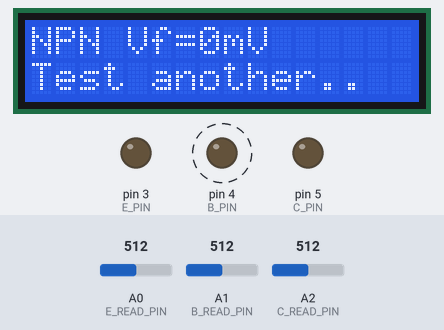
Recording of a sketch running on a simulated Arduino Uno, built with avr-gcc and run on an emulated ATmega328P. Shown: 16×2 character LCD, output pins drawn as LEDs (lit = HIGH). Dashed ring = blinking. The test bench sets the inputs (shaded band); at power-on: A1 (B_READ_PIN) = 512, A0 (E_READ_PIN) = 512, A2 (C_READ_PIN) = 512.

Above: at 0.2 s.
1.3 s: A1 (B_READ_PIN) set to 989
At 2.9 s:
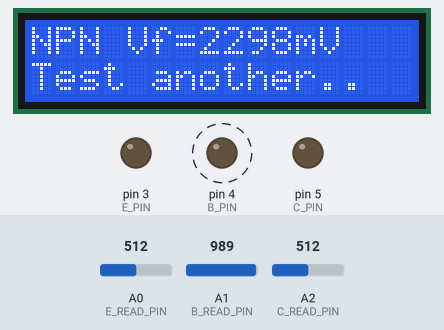
4.9 s: A1 (B_READ_PIN) set to 1016
At 6.5 s:
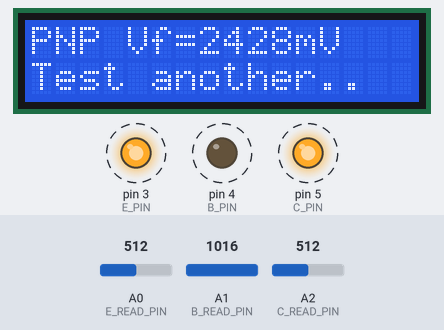
8.3 s: A0 (E_READ_PIN) set to 716
At 10.2 s:
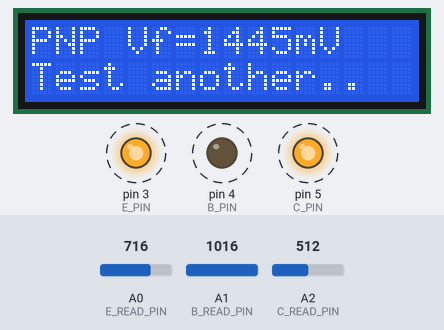
10.9 s: A0 (E_READ_PIN) set to 900
At 12.6 s:
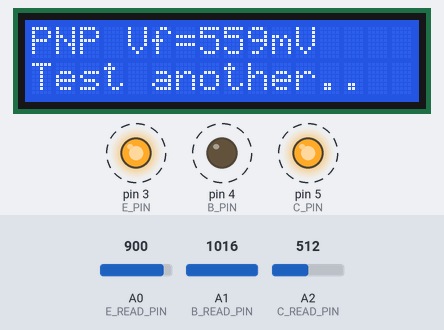
13.3 s: A1 (B_READ_PIN) set to 1023
At 15.0 s:
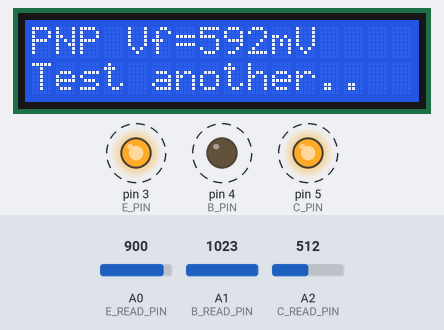
15.7 s: A1 (B_READ_PIN) set to 900
At 17.4 s:
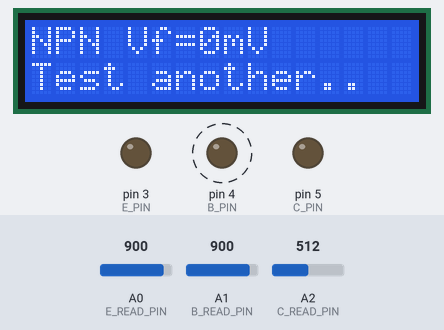
Timing chart, 0 to 20.2 s (numbered marks = the images above; inputs shaded):
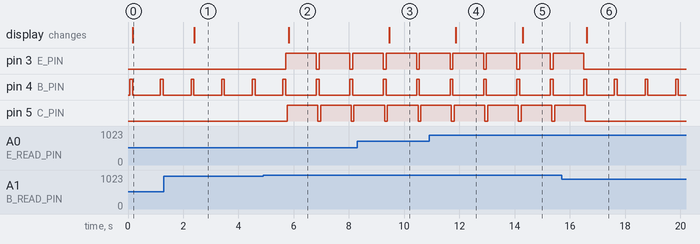

Measured:
- the behaviour switches between 1000 and 1001 on A1 (B_READ_PIN) (found by bisection; images 1 and 2)
- after the input at 1.3 s, the display: changes after 1.1 s (image 1)
- after the input at 4.9 s, pin 3 (E_PIN): alternates HIGH for 1.1 s and LOW for 0.10 s, starting after 0.81 s; pin 5 (C_PIN): alternates HIGH for 1.1 s and LOW for 0.10 s, starting after 0.86 s; the display: changes after 0.92 s (image 2)
- after the input at 8.3 s, the display: changes after 1.1 s (image 3)
- after the input at 10.9 s, the display: changes after 0.97 s (image 4)
- after the input at 13.3 s, the display: changes after 0.99 s (image 5)
- after the input at 15.7 s, pin 3 (E_PIN): goes on until 16.5 s, then stays LOW; pin 5 (C_PIN): goes on until 16.6 s, then stays LOW; the display: changes after 0.91 s (image 6)
- by itself, pin 4 (B_PIN): alternates HIGH for 0.10 s and LOW for 1.0 s

The sketch:

TransistorTester.ino
```cpp
/*

  TransistorTester
  Tests NPN and PNP transistors with LCD output.

  For info and circuit diagrams see https://github.com/tardate/LittleArduinoProjects/tree/main/Electronics101/TransistorTester

 */

#include <LiquidCrystal.h>

#define VREF_MV 4930    // actual reference voltage of the board, in mV

#define E_PIN 3
#define B_PIN 4
#define C_PIN 5
#define E_READ_PIN A0
#define B_READ_PIN A1
#define C_READ_PIN A2

#define SETTLE_DELAY 50

// initialize the library with the numbers of the interface pins
LiquidCrystal lcd(6, 7, 9, 10, 11, 12);

void setup() {
  lcd.begin(16, 2); // set up the LCD's number of columns and rows
  setWaiting();
}

void loop() {
  testForNPN() || testForPNP() || setFailedResult();
  delay(1000);
}

/*
  Run test to see if we have an NPN BJT present
 */
boolean testForNPN() {
  int ebaseReading;
  int cbaseReading;
  int emitterReading;
  int collectorReading;
  int bemV;
  int bcmV;

  Serial.println("testForNPN");
  // power the Base
  pinMode(B_PIN,OUTPUT);
  digitalWrite(B_PIN, HIGH);

  // test B->E
  pinMode(E_PIN,OUTPUT);
  digitalWrite(E_PIN, LOW);
  delay(SETTLE_DELAY);
  ebaseReading = analogRead(B_READ_PIN);
  emitterReading = analogRead(E_READ_PIN);
  pinMode(E_PIN,INPUT);

  // test B->C
  pinMode(C_PIN,OUTPUT);
  digitalWrite(C_PIN, LOW);
  delay(SETTLE_DELAY);
  cbaseReading = analogRead(B_READ_PIN);
  collectorReading = analogRead(C_READ_PIN);
  pinMode(C_PIN,INPUT);

  // reset base
  digitalWrite(B_PIN, LOW);
  pinMode(B_PIN,INPUT);

  bemV = (ebaseReading - emitterReading) / 1023.0 * VREF_MV;
  Serial.print("B_READ_PIN:"); Serial.println(ebaseReading);
  Serial.print("E_READ_PIN:"); Serial.println(emitterReading);
  Serial.print("bemV:"); Serial.println(bemV);

  bcmV = (cbaseReading - collectorReading) / 1023.0 * VREF_MV;
  Serial.print("B_READ_PIN:"); Serial.println(cbaseReading);
  Serial.print("C_READ_PIN:"); Serial.println(collectorReading);
  Serial.print("bcmV:"); Serial.println(bcmV);
  Serial.println("**\n");

  if(ebaseReading>1000) {
    return false;
  } else {
    setResult(1,bemV);
    return true;
  }

}


/*
  Run test to see if we have an PNP BJT present
 */
boolean testForPNP() {
  int ebaseReading;
  int cbaseReading;
  int emitterReading;
  int collectorReading;
  int bemV;
  int bcmV;

  Serial.println("testForPNP");
  pinMode(B_PIN,OUTPUT);
  digitalWrite(B_PIN, LOW);

  // test E->B
  pinMode(E_PIN,OUTPUT);
  digitalWrite(E_PIN, HIGH);
  delay(SETTLE_DELAY);
  ebaseReading = analogRead(B_READ_PIN);
  emitterReading = analogRead(E_READ_PIN);
  pinMode(E_PIN,INPUT);

  // test C->B
  pinMode(C_PIN,OUTPUT);
  digitalWrite(C_PIN, HIGH);
  delay(SETTLE_DELAY);
  cbaseReading = analogRead(B_READ_PIN);
  collectorReading = analogRead(C_READ_PIN);
  pinMode(C_PIN,INPUT);

  // reset base
  pinMode(B_PIN,INPUT);

  bemV = (ebaseReading - emitterReading) / 1023.0 * VREF_MV;
  Serial.print("B_READ_PIN:"); Serial.println(ebaseReading);
  Serial.print("E_READ_PIN:"); Serial.println(emitterReading);
  Serial.print("bemV:"); Serial.println(bemV);

  bcmV = (cbaseReading - collectorReading) / 1023.0 * VREF_MV;
  Serial.print("B_READ_PIN:"); Serial.println(cbaseReading);
  Serial.print("C_READ_PIN:"); Serial.println(collectorReading);
  Serial.print("bcmV:"); Serial.println(bcmV);
  Serial.println("**\n");

  if(ebaseReading<100) {
    return false;
  } else {
    setResult(2,bemV);
    return true;
  }

}

void setWaiting() {
  lcd.clear();
  lcd.print("Insert a BJT..");
}

void setResult(int bjt_type, int vf) {
  lcd.clear();
  switch(bjt_type) {
  case 1: // NPN
    lcd.print("NPN Vf=");
    break;
  case 2:
    lcd.print("PNP Vf=");
    break; // NPN
  default: // unidentified
    lcd.print("** no/bad BJT **");
    lcd.setCursor(0, 1);
    lcd.print("Insert to test..");
    return;
  }
  lcd.print(vf);
  lcd.print("mV");
  lcd.setCursor(0, 1);
  lcd.print("Test another..");
}

boolean setFailedResult() {
  setResult(0,0);
  return true;
}
```
